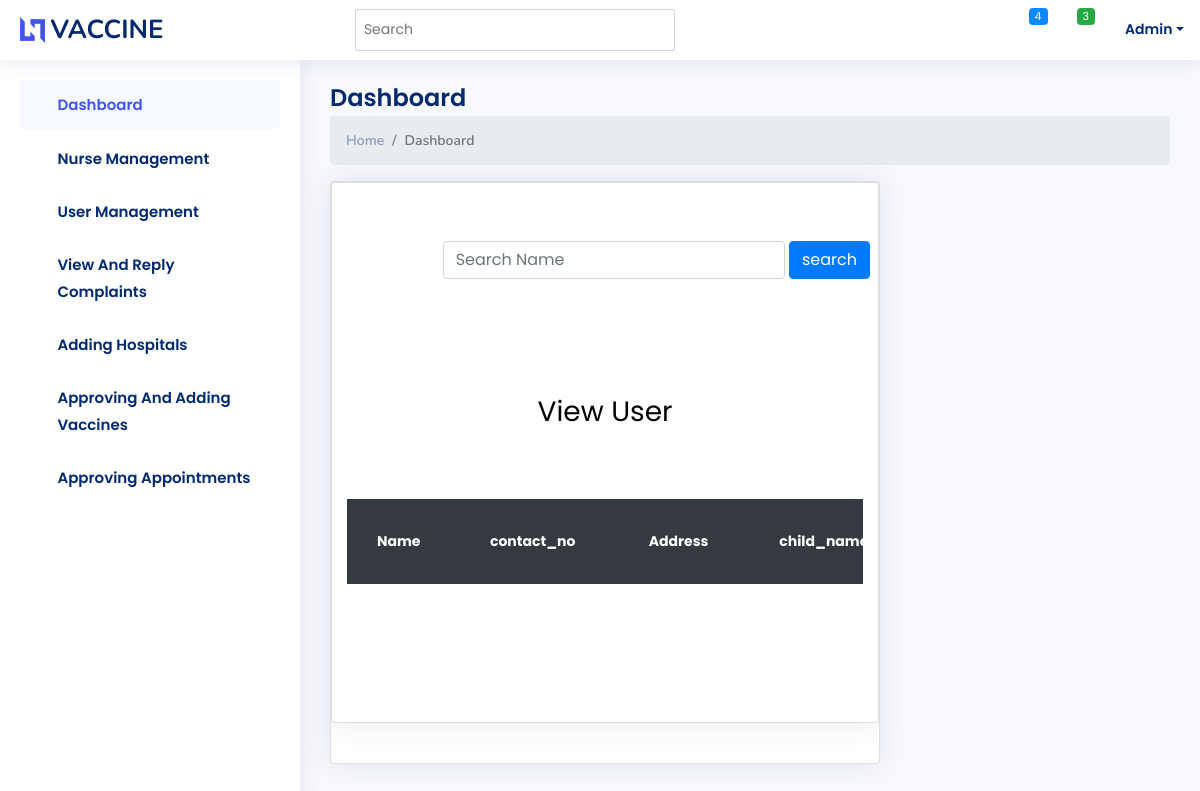
Before: /viewuser with the older database file.
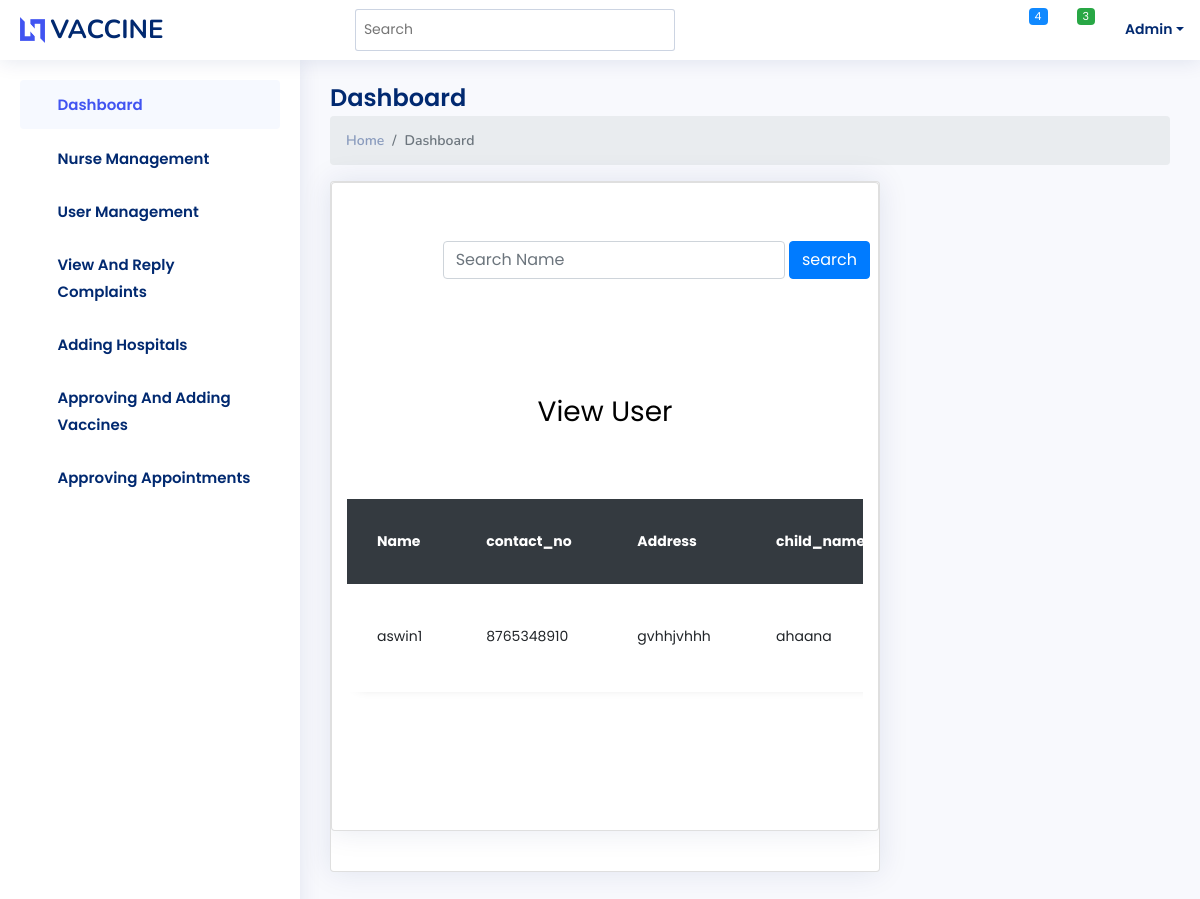
After: the same page with the newer database file.
### proapp/models.py (models this page shows, shortened)
class customer(models.Model):
    user=models.OneToOneField(Login,on_delete=models.CASCADE,null=True)
    Name=models.CharField(max_length=20)
    contact_no = models.IntegerField()
    Address=models.TextField()
    child_name=models.CharField(max_length=20)
    child_age=models.IntegerField()
    child_gender=models.CharField(max_length=20)
    recent_vaccinations=models.TextField(null=True,blank=True)

### proapp/adminviews.py (the view)
def view_user(request):
    v = customer.objects.all()
    userfilter = UserFilter(request.GET, queryset=v)
    v = userfilter.qs
    context = {
        'users': v,
        'userfilter': userfilter,
    }
    return render(request, 'admin_temp/ViewUser.html', context)

### templates/admin_temp/ViewUser.html (shortened to what this page needs)
{% extends 'admin_temp/index.html' %}
{% block content %}
{% load static %}
<html lang="en">
  <head>
	<link rel="stylesheet" href="https://stackpath.bootstrapcdn.com/font-awesome/4.7.0/css/font-awesome.min.css">
	<link rel="stylesheet" href="{% static 'assets_table/css/style.css' %}">
	</head>
	<body>
	<div class="card" >
<br><br>
<div class="row">
	<div class="col-md-12">
		<form method="get" class="form-inline" style="float:right">
			<div class="md-form my-0">
				{{userfilter.form}}
				<button class="btn btn-primary mr-2" type="submit">search</button>
			</div>
		</form>
	</div>
</div>
	<section class="ftco-section">
		<div class="container">
			<div class="row justify-content-center">
				<div class="col-md-6 text-center mb-5">
					<h2 class="heading-section">View User</h2>
				</div>
			</div>
			<div class="row">
				<div class="col-md-12">
					<div class="table-wrap">
						<table class="table">
						  <thead class="thead-dark">
						    <tr>
						      <th>Name</th>
						      <th>contact_no</th>
						      <th>Address</th>
						      <th> child_name</th>
						    </tr>
						  </thead>
						  <tbody>
						  {% for i in userfilter.qs %}
						    <tr class="alert" role="alert">
						      <td>{{i.Name}}</td>
						      <td>{{i.contact_no}}</td>
								<td>{{i.Address}}</td>
								<td>{{i.child_name}}</td>
						    </tr>
						  </tbody>
							{% endfor %}
						</table>
					</div>
				</div>
			</div>
		</div>
	</section>
	</div>
	</body>
</html>
{% endblock %}

### templates/admin_temp/index.html (shortened to what this page needs)
<!DOCTYPE html>
<html lang="en">
{% load static %}
<head>
  <link href="{% static 'assets/vendor/bootstrap/css/bootstrap.min.css' %}" rel="stylesheet">
  <link href="{% static 'assets/vendor/bootstrap-icons/bootstrap-icons.css' %}" rel="stylesheet">
  <link href="{% static 'assets/vendor/boxicons/css/boxicons.min.css' %}" rel="stylesheet">
  <link href="{% static 'assets/vendor/quill/quill.snow.css' %}" rel="stylesheet">
  <link href="{% static 'assets/vendor/quill/quill.bubble.css' %}" rel="stylesheet">
  <link href="{% static 'assets/vendor/remixicon/remixicon.css' %}" rel="stylesheet">
  <link href="{% static 'assets/vendor/simple-datatables/style.css' %}" rel="stylesheet">
  <link href="{% static 'assets/css/style.css' %}" rel="stylesheet">
</head>
<body>
  <header id="header" class="header fixed-top d-flex align-items-center">
    <div class="d-flex align-items-center justify-content-between">
      <a href="index.html" class="logo d-flex align-items-center">
        <img src="{% static 'assets/img/logo.png' %}" alt="">
        <span class="d-none d-lg-block">VACCINE</span>
      </a>
      <i class="bi bi-list toggle-sidebar-btn"></i>
    </div>
    <div class="search-bar">
      <form class="search-form d-flex align-items-center" method="POST" action="#">
        <input type="text" name="query" placeholder="Search" title="Enter search keyword">
        <button type="submit" title="Search"><i class="bi bi-search"></i></button>
      </form>
    </div>
    <nav class="header-nav ms-auto">
      <ul class="d-flex align-items-center">
        <li class="nav-item dropdown">
          <a class="nav-link nav-icon" href="#" data-bs-toggle="dropdown">
            <i class="bi bi-bell"></i>
            <span class="badge bg-primary badge-number">4</span>
          </a>
        </li>
        <li class="nav-item dropdown">
          <a class="nav-link nav-icon" href="#" data-bs-toggle="dropdown">
            <i class="bi bi-chat-left-text"></i>
            <span class="badge bg-success badge-number">3</span>
          </a>
        </li>
        <li class="nav-item dropdown pe-3">
          <a class="nav-link nav-profile d-flex align-items-center pe-0" href="#" data-bs-toggle="dropdown">
            <span class="d-none d-md-block dropdown-toggle ps-2">Admin</span>
          </a>
        </li>
      </ul>
    </nav>
  </header>
  <aside id="sidebar" class="sidebar">
    <ul class="sidebar-nav" id="sidebar-nav">
      <li class="nav-item">
        <a class="nav-link " href="index.html">
          <i class="bi bi-grid-1x2-fill"></i>
          <span>Dashboard</span>
        </a>
      </li>
      <li class="nav-item">
        <a class="nav-link collapsed" data-bs-target="#components-nav" data-bs-toggle="collapse" href="#">
          <i class="bi bi-grid-3x3-gap"></i><span>Nurse Management</span>
          <i class="bi bi-chevron-down ms-auto"></i>
        </a>
      </li>
      <li class="nav-item">
        <a class="nav-link collapsed" data-bs-target="#forms-nav" data-bs-toggle="collapse" href="#">
          <i class="bi bi-grid-3x3-gap"></i><span>User Management</span>
          <i class="bi bi-chevron-down ms-auto"></i>
        </a>
      </li>
      <li class="nav-item">
        <a class="nav-link collapsed" data-bs-target="#charts-nav" data-bs-toggle="collapse" href="#">
          <i class="bi bi-grid-3x3-gap"></i><span>View And Reply Complaints</span>
          <i class="bi bi-chevron-down ms-auto"></i>
        </a>
      </li>
      <li class="nav-item">
        <a class="nav-link collapsed" data-bs-target="#icons-nav" data-bs-toggle="collapse" href="#">
          <i class="bi bi-grid-3x3-gap"></i><span>Adding Hospitals</span>
          <i class="bi bi-chevron-down ms-auto"></i>
        </a>
      </li>
 <li class="nav-item">
        <a class="nav-link collapsed" data-bs-target="#forms2-nav" data-bs-toggle="collapse" href="#">
          <i class="bi bi-grid-3x3-gap"></i><span>Approving And Adding Vaccines</span>
          <i class="bi bi-chevron-down ms-auto"></i>
        </a>
      </li>
         <li class="nav-item">
        <a class="nav-link collapsed" data-bs-target="#components2-nav" data-bs-toggle="collapse" href="#">
          <i class="bi bi-grid-3x3-gap"></i><span>Approving Appointments</span>
          <i class="bi bi-chevron-down ms-auto"></i>
        </a>
  </aside>
  <main id="main" class="main">
    <div class="pagetitle">
      <h1>Dashboard</h1>
      <nav>
        <ol class="breadcrumb">
          <li class="breadcrumb-item"><a href="index.html">Home</a></li>
          <li class="breadcrumb-item active">Dashboard</li>
        </ol>
      </nav>
    </div>
    <section class="section dashboard">
      <div class="row">
        <div class="col-lg-8">
          <div class="row">
            <div class="col-xxl-4 col-md-12">
              <div class="card info-card sales-card">
                  {% block content %}
                  {% endblock %}
              </div>
            </div>
          </div>
        </div>
      </div>
    </section>
  </main>
</body>
</html>

### static/assets/css/style.css (style rules this page uses)
:root { scroll-behavior: smooth; }
body { font-family: "Open Sans", sans-serif; background: #f6f9ff; color: #444444; }
a { color: #4154f1; text-decoration: none; }
h1, h2, h3, h4, h5, h6 { font-family: "Nunito", sans-serif; }
#main { margin-top: 60px; padding: 20px 30px; transition: all 0.3s; }
.pagetitle { margin-bottom: 10px; }
.pagetitle h1 { font-size: 24px; margin-bottom: 0; font-weight: 600; color: #012970; }
.card { margin-bottom: 30px; border: none; border-radius: 5px; box-shadow: 0px 0 30px rgba(1, 41, 112, 0.1); overflow: hidden; }
.breadcrumb { font-size: 14px; font-family: "Nunito", sans-serif; color: #899bbd; font-weight: 600; }
.breadcrumb a { color: #899bbd; transition: 0.3s; }
.breadcrumb .breadcrumb-item::before { color: #899bbd; }
.breadcrumb .active { color: #51678f; font-weight: 600; }
.logo { line-height: 1; }
@media (min-width: 1200px) { .logo { width: 280px; } }
.logo img { max-height: 26px; margin-right: 6px; }
.logo span { font-size: 26px; font-weight: 700; color: #012970; font-family: "Nunito", sans-serif; }
.header { transition: all 0.5s; z-index: 997; height: 60px; box-shadow: 0px 2px 20px rgba(1, 41, 112, 0.1); background-color: #fff; padding-left: 20px; }
.header .toggle-sidebar-btn { font-size: 32px; padding-left: 10px; cursor: pointer; color: #012970; }
.header .search-bar { min-width: 360px; padding: 0 20px; }
.header .search-form { width: 100%; }
.header .search-form input { border: 0; font-size: 14px; color: #012970; border: 1px solid rgba(1, 41, 112, 0.2); padding: 7px 38px 7px 8px; border-radius: 3px; transition: 0.3s; width: 100%; }
.header .search-form button { border: 0; padding: 0; margin-left: -30px; background: none; }
.header .search-form button i { color: #012970; }
.header-nav ul { list-style: none; }
.header-nav > ul { margin: 0; padding: 0; }
.header-nav .nav-icon { font-size: 20px; color: #012970; }
.header-nav .nav-profile { color: #012970; }
.header-nav .nav-profile span { font-size: 14px; font-weight: 600; }
.header-nav .badge-number { position: absolute; inset: 4px 6px auto auto; font-weight: normal; font-size: 11px; padding: 3px 6px; }
.sidebar { position: fixed; top: 60px; left: 0; bottom: 0; width: 300px; z-index: 996; transition: all 0.3s; padding: 20px; overflow-y: auto; scrollbar-width: thin; scrollbar-color: #aab7cf transparent; box-shadow: 0px 0px 20px rgba(1, 41, 112, 0.1); background-color: #fff; }
@media (min-width: 1200px) { #main, #footer { margin-left: 300px; } }
.sidebar-nav { padding: 0; margin: 0; list-style: none; }
.sidebar-nav li { padding: 0; margin: 0; list-style: none; }
.sidebar-nav .nav-item { margin-bottom: 5px; }
.sidebar-nav .nav-link { display: flex; align-items: center; font-size: 15px; font-weight: 600; color: #4154f1; transition: 0.3; background: #f6f9ff; padding: 10px 15px; border-radius: 4px; }
.sidebar-nav .nav-link i { font-size: 16px; margin-right: 10px; color: #4154f1; }
.sidebar-nav .nav-link.collapsed { color: #012970; background: #fff; }
.sidebar-nav .nav-link.collapsed i { color: #899bbd; }
.sidebar-nav .nav-link .bi-chevron-down { margin-right: 0; transition: transform 0.2s ease-in-out; }
.dashboard .info-card { padding-bottom: 10px; }

Changed rows visible on the page:
added customer: Name "aswin1", contact_no "8765348910", Address "gvhhjvhhh", child_name "ahaana"
